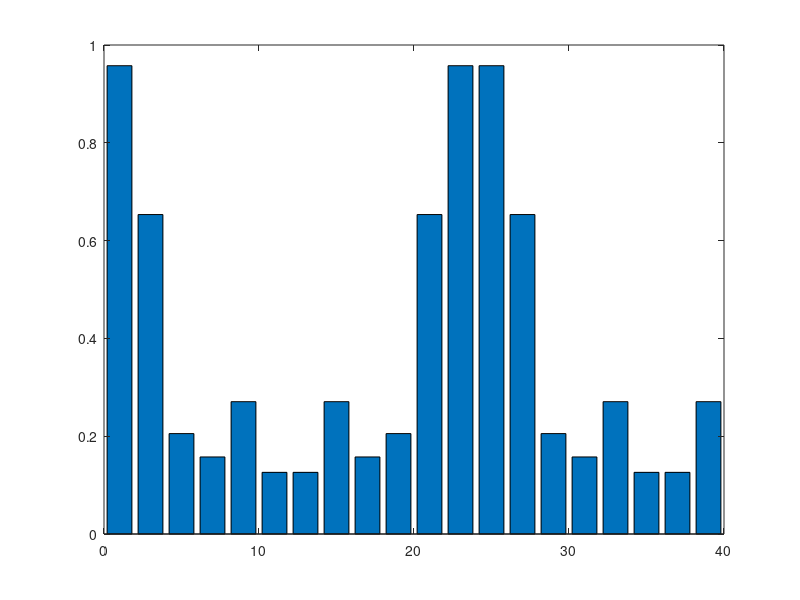

Write the MATLAB code that produced this figure.
%% Intro
% Calculating distribution factor, pitch factor and winding factor for a
% 22-pole, 24-slot, 3-phase machine
% Author: Baris Kuseyri<baris.kuseyri@metu.edu.tr>
% version 1.0 | 23/03/2020

%% Machine Parameters

clc
clear all

m=3;    %phase number
Q=24;   %number of slots
p=22; %number of poles
pp=p/2;  %number of pole-pairs


%% Machine Variables

% q=Q/(2*pp*m);    %number of slots per pole per phase
q=4;

spm=(2*pi)/Q;     %slot pitch (mechanical)
spe=(2*pi)*pp/Q;  %slot pitch (electrical)

ppm=(2*pi)/p;     %pole pitch (mechanical)
ppe=(2*pi)*pp/p;  %pole pitch (electrical)

lambdae=(2*pi)/Q;  %angle between adjacent coils (electrical)

h=1:2:39;

%% Factors (Generalized)

for i=1:20
    kd(i)=-cos(((2*i-1)*pi*2*pp)/Q);
    kp(i)=sin((2*i-1)*spe/2);
    kp2(i)=cos((2*i-1)*(pi-spe)/2);
    kw(i)=kd(i)*kp(i);
end



bar(h,abs(kw))

